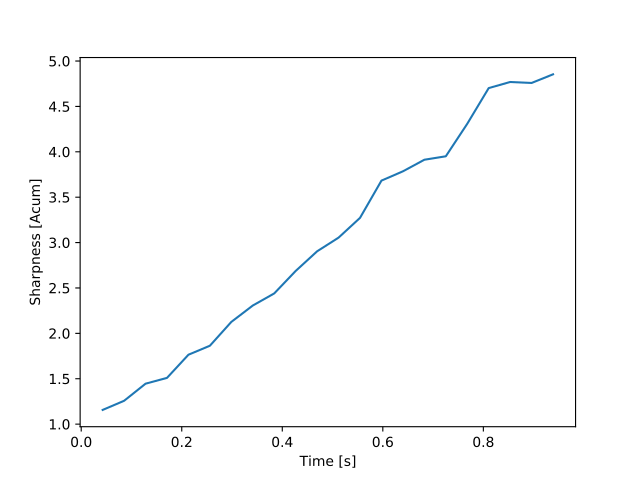

This figure's Python source:
from mosqito.sq_metrics import sharpness_din_perseg
import matplotlib.pyplot as plt
import numpy as np
fs=48000
d=1
dB=60
time = np.arange(0, d, 1/fs)
f = np.linspace(1000,5000, len(time))
stimulus = 0.5 * (1 + np.sin(2 * np.pi * f * time))
rms = np.sqrt(np.mean(np.power(stimulus, 2)))
ampl = 0.00002 * np.power(10, dB / 20) / rms
stimulus = stimulus * ampl
S, time_axis = sharpness_din_perseg(stimulus, fs=fs)
plt.plot(time_axis, S)
plt.xlabel("Time [s]")
plt.ylabel("Sharpness [Acum]")
